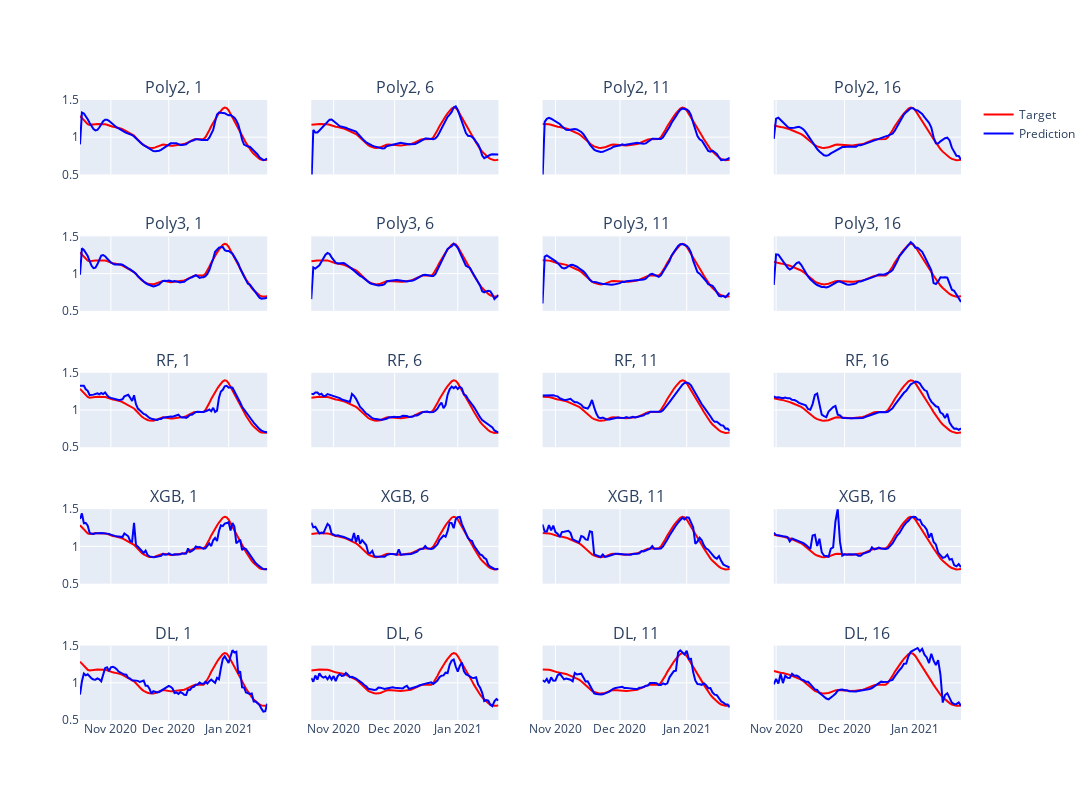

The notebook cell this image was saved under:
### Code cell
subplot_titles = []
models_rename = {'Poly2': 'Poly2','Poly3': 'Poly3','RandomForest': 'RF','XGBoost': 'XGB','EncDecLSTM': 'DL'}
for idx_model, model_name in enumerate(models_constructors.keys()):
    for idx_lag, lag in enumerate(lags_target):
        subplot_titles.append("{}, {}".format(models_rename[model_name], lag))
fig = make_subplots(rows=len(models_constructors), cols=len(lags_target), shared_xaxes=True, shared_yaxes=True, subplot_titles=subplot_titles)
regions_to_sample = df_results.index.get_level_values('region').unique()
random_region = regions_to_sample[random.randint(0,len(regions_to_sample))]
for idx_lag, lag in enumerate(lags_target):
    for idx_model, model_name in enumerate(models_constructors.keys()):
        current_df_results = df_results.xs(model_name, level=0).xs(random_region, level=1).xs(lag, level=1).reset_index().set_index('date')
        idxs = current_df_results.index
        target_vals, predictions_vals = current_df_results['target'], current_df_results['prediction']
        show_legend = idx_lag == 0 and idx_model == 0
        fig.add_trace(
            go.Scatter(x=idxs, y=target_vals,
                name="Target",
                marker=dict(
                    color='#FF0000'
                ), 
                showlegend=show_legend
            ),
            row=idx_model+1, col=idx_lag+1
        )
        fig.add_trace(
            go.Scatter(x=idxs, y=predictions_vals,
                name="Prediction",
                marker=dict(
                    color='#0000FF'
                ),
                showlegend=show_legend
            ),
            row=idx_model+1, col=idx_lag+1
        )
fig.update_yaxes(range=[0.5, 1.5])
fig.update_layout(height=800, width=1200)
fig.show()
